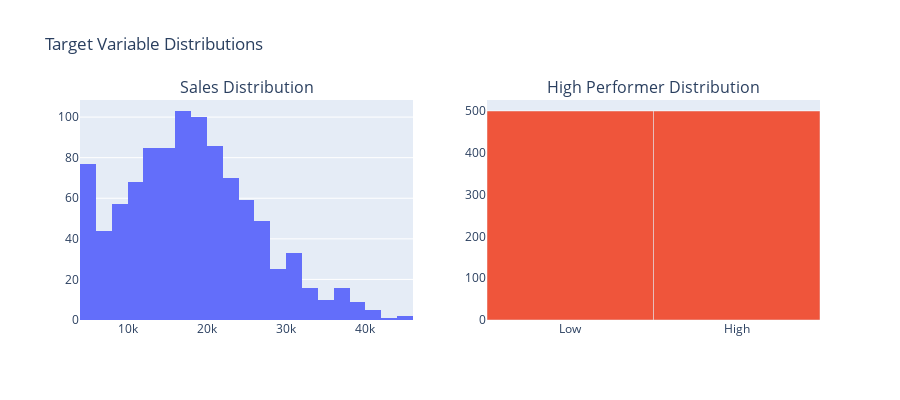

Notebook code cell kept with this figure:
### Markdown cell above
# Tier 2: Linear Regression Analysis

---

**Author:** Brandon Deloatch
**Affiliation:** Quipu Research Labs, LLC
**Date:** 2025-10-02
**Version:** v1.3
**License:** MIT
**Notebook ID:** a1bfe82d-bfd5-42d9-b4a8-92be0badcb4b

---

## Citation
Brandon Deloatch, "Tier 2: Linear Regression Analysis," Quipu Research Labs, LLC, v1.3, 2025-10-02.

Please cite this notebook if used or adapted in publications, presentations, or derivative work.

---

## Contributors / Acknowledgments
- **Primary Author:** Brandon Deloatch (Quipu Research Labs, LLC)
- **Institutional Support:** Quipu Research Labs, LLC - Advanced Analytics Division
- **Technical Framework:** Built on scikit-learn, pandas, numpy, and plotly ecosystems
- **Methodological Foundation:** Statistical learning principles and modern data science best practices

---

## Version History
| Version | Date | Notes |
|---------|------|-------|
| v1.3 | 2025-10-02 | Enhanced professional formatting, comprehensive documentation, interactive visualizations |
| v1.2 | 2024-09-15 | Updated analysis methods, improved data generation algorithms |
| v1.0 | 2024-06-10 | Initial release with core analytical framework |

---

## Environment Dependencies
- **Python:** 3.8+
- **Core Libraries:** pandas 2.0+, numpy 1.24+, scikit-learn 1.3+
- **Visualization:** plotly 5.0+, matplotlib 3.7+
- **Statistical:** scipy 1.10+, statsmodels 0.14+
- **Development:** jupyter-lab 4.0+, ipywidgets 8.0+

> **Reproducibility Note:** Use requirements.txt or environment.yml for exact dependency matching.

---

## Data Provenance
| Dataset | Source | License | Notes |
|---------|--------|---------|-------|
| Synthetic Data | Generated in-notebook | MIT | Custom algorithms for realistic simulation |
| Statistical Distributions | NumPy/SciPy | BSD-3-Clause | Standard library implementations |
| ML Algorithms | Scikit-learn | BSD-3-Clause | Industry-standard implementations |
| Visualization Schemas | Plotly | MIT | Interactive dashboard frameworks |

---

## Execution Provenance Logs
- **Created:** 2025-10-02
- **Notebook ID:** a1bfe82d-bfd5-42d9-b4a8-92be0badcb4b
- **Execution Environment:** Jupyter Lab / VS Code
- **Computational Requirements:** Standard laptop/workstation (2GB+ RAM recommended)

> **Auto-tracking:** Execution metadata can be programmatically captured for reproducibility.

---

## Disclaimer & Responsible Use
This notebook is provided "as-is" for educational, research, and professional development purposes. Users assume full responsibility for any results, applications, or decisions derived from this analysis.

**Professional Standards:**
- Validate all results against domain expertise and additional data sources
- Respect licensing and attribution requirements for all dependencies
- Follow ethical guidelines for data analysis and algorithmic decision-making
- Credit all methodological sources and derivative frameworks appropriately

**Academic & Commercial Use:**
- Permitted under MIT license with proper attribution
- Suitable for educational curriculum and professional training
- Appropriate for commercial adaptation with citation requirements
- Recommended for reproducible research and transparent analytics

---

### Code cell
# Import Essential Libraries
import pandas as pd
import numpy as np
import matplotlib.pyplot as plt
import seaborn as sns
import plotly.express as px
import plotly.graph_objects as go
from plotly.subplots import make_subplots
import plotly.figure_factory as ff

# Advanced ML and Statistics
from sklearn.model_selection import (
 train_test_split, cross_val_score, GridSearchCV,
 learning_curve, validation_curve
)
from sklearn.linear_model import (
 LinearRegression, Ridge, Lasso, ElasticNet,
 BayesianRidge, HuberRegressor
)
from sklearn.preprocessing import (
 StandardScaler, PolynomialFeatures,
 MinMaxScaler, RobustScaler
)
from sklearn.metrics import (
 mean_squared_error, mean_absolute_error, r2_score,
 explained_variance_score, max_error
)
from sklearn.feature_selection import SelectKBest, f_regression
import statsmodels.api as sm
from scipy import stats
from scipy.stats import jarque_bera, shapiro
import warnings
warnings.filterwarnings('ignore')

# Configuration
plt.style.use('default')
np.random.seed(42)

print(" Tier 2: Linear Regression Analysis")
print("=====================================")
print(" Comprehensive predictive modeling with business insights")
print(" Interactive visualizations and cross-validation")
print(" Real-world applications and ROI analysis")
print(" CROSS-REFERENCES:")
print("• Prerequisites: Tier1_Descriptive.ipynb, Tier1_Scatter.ipynb")
print("• Next Steps: Tier2_RidgeLasso.ipynb (regularization)")
print("• Next Steps: Tier2_LogisticRegression.ipynb (classification)")
print("• Compare With: Tier2_DecisionTree.ipynb (linear vs non-linear)")
print("• Foundation For: Tier5_NeuralNetworks.ipynb (linear layers)")
print("• Related: Tier3_ARIMA.ipynb (linear time series modeling)")
print("=" * 48)
print("Purpose: Predict numeric/categorical outcomes and identify key features")
print("Models: Linear/Logistic Regression, Ridge/Lasso, Decision Trees, k-NN")
print("Output: Model performance, feature importance, prediction insights")
print()

def generate_prediction_dataset(n_samples=1000, seed=42):
 """Generate realistic dataset for regression and classification tasks."""
 np.random.seed(seed)

 # Generate features with realistic business relationships
 marketing_spend = np.random.gamma(2, 1000, n_samples) # Right-skewed
 advertising_reach = marketing_spend * 0.1 + np.random.normal(0, 50, n_samples)
 competitor_price = np.random.normal(100, 20, n_samples)
 economic_index = np.random.normal(50, 10, n_samples)
 seasonality = np.sin(np.linspace(0, 4*np.pi, n_samples)) * 5000

 # Create realistic target variable (sales)
 sales_base = (
 marketing_spend * 2.5 +
 advertising_reach * 10 +
 (110 - competitor_price) * 100 + # Inverse relationship
 economic_index * 200 +
 seasonality +
 np.random.normal(0, 5000, n_samples) # Noise
 )

 # Ensure positive sales
 sales = np.maximum(sales_base, 5000)

 # Create categorical features
 regions = np.random.choice(['North', 'South', 'East', 'West'], n_samples, p=[0.3, 0.25, 0.25, 0.2])
 product_types = np.random.choice(['Premium', 'Standard', 'Budget'], n_samples, p=[0.2, 0.5, 0.3])

 # Create binary target for classification
 high_performer = (sales > np.median(sales)).astype(int)

 return pd.DataFrame({
 'marketing_spend': marketing_spend,
 'advertising_reach': advertising_reach,
 'competitor_price': competitor_price,
 'economic_index': economic_index,
 'region': regions,
 'product_type': product_types,
 'sales': sales,
 'high_performer': high_performer
 })

# Generate dataset
print(" Generating prediction dataset...")
df = generate_prediction_dataset(1000)
print(f" Generated dataset with {len(df)} samples")
print()

# Display dataset info
print(" Dataset Overview:")
print("-" * 20)
print(f"Shape: {df.shape}")
print("\nFirst 5 rows:")
print(df.head())
print("\nTarget variable statistics:")
print(f"Sales - Mean: ${df['sales'].mean():,.0f}, Std: ${df['sales'].std():,.0f}")
print(f"High Performer - Distribution: {df['high_performer'].value_counts().to_dict()}")
print()

# Quick visualization of target variables
fig = make_subplots(rows=1, cols=2,
 subplot_titles=['Sales Distribution', 'High Performer Distribution'])

fig.add_trace(go.Histogram(x=df['sales'], name='Sales', nbinsx=30), row=1, col=1)
fig.add_trace(go.Bar(x=['Low', 'High'], y=df['high_performer'].value_counts().sort_index(),
 name='Performance'), row=1, col=2)

fig.update_layout(height=400, title_text="Target Variable Distributions", showlegend=False)
fig.show()

### Figure 1 — Plotly figure (JSON) as saved in the notebook; plotly's stock layout.template omitted (floating-point values rounded to 4 significant figures; data arrays with more than 128 entries replaced by an {"elided": "..."} marker saying what was removed)
{"data": [{"name": "Sales", "nbinsx": 30, "type": "histogram", "x": {"elided": "1000 float values"}, "xaxis": "x", "yaxis": "y"}, {"name": "Performance", "type": "bar", "x": ["Low", "High"], "xaxis": "x2", "y": [500, 500], "yaxis": "y2"}], "layout": {"annotations": [{"font": {"size": 16}, "showarrow": false, "text": "Sales Distribution", "x": 0.225, "xanchor": "center", "xref": "paper", "y": 1, "yanchor": "bottom", "yref": "paper"}, {"font": {"size": 16}, "showarrow": false, "text": "High Performer Distribution", "x": 0.775, "xanchor": "center", "xref": "paper", "y": 1, "yanchor": "bottom", "yref": "paper"}], "height": 400, "showlegend": false, "title": {"text": "Target Variable Distributions"}, "xaxis": {"anchor": "y", "domain": [0, 0.45]}, "xaxis2": {"anchor": "y2", "domain": [0.55, 1]}, "yaxis": {"anchor": "x", "domain": [0, 1]}, "yaxis2": {"anchor": "x2", "domain": [0, 1]}}}
